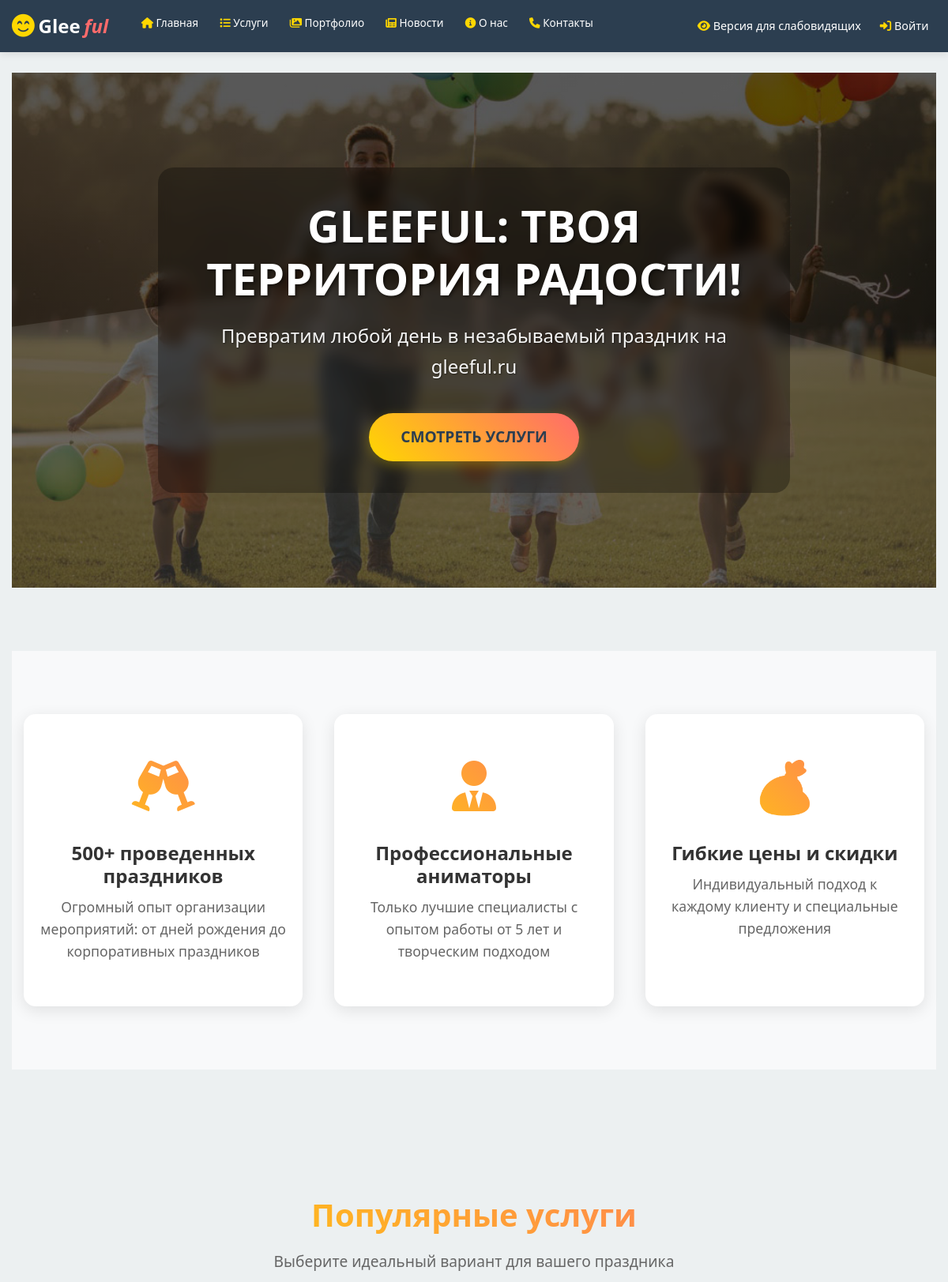
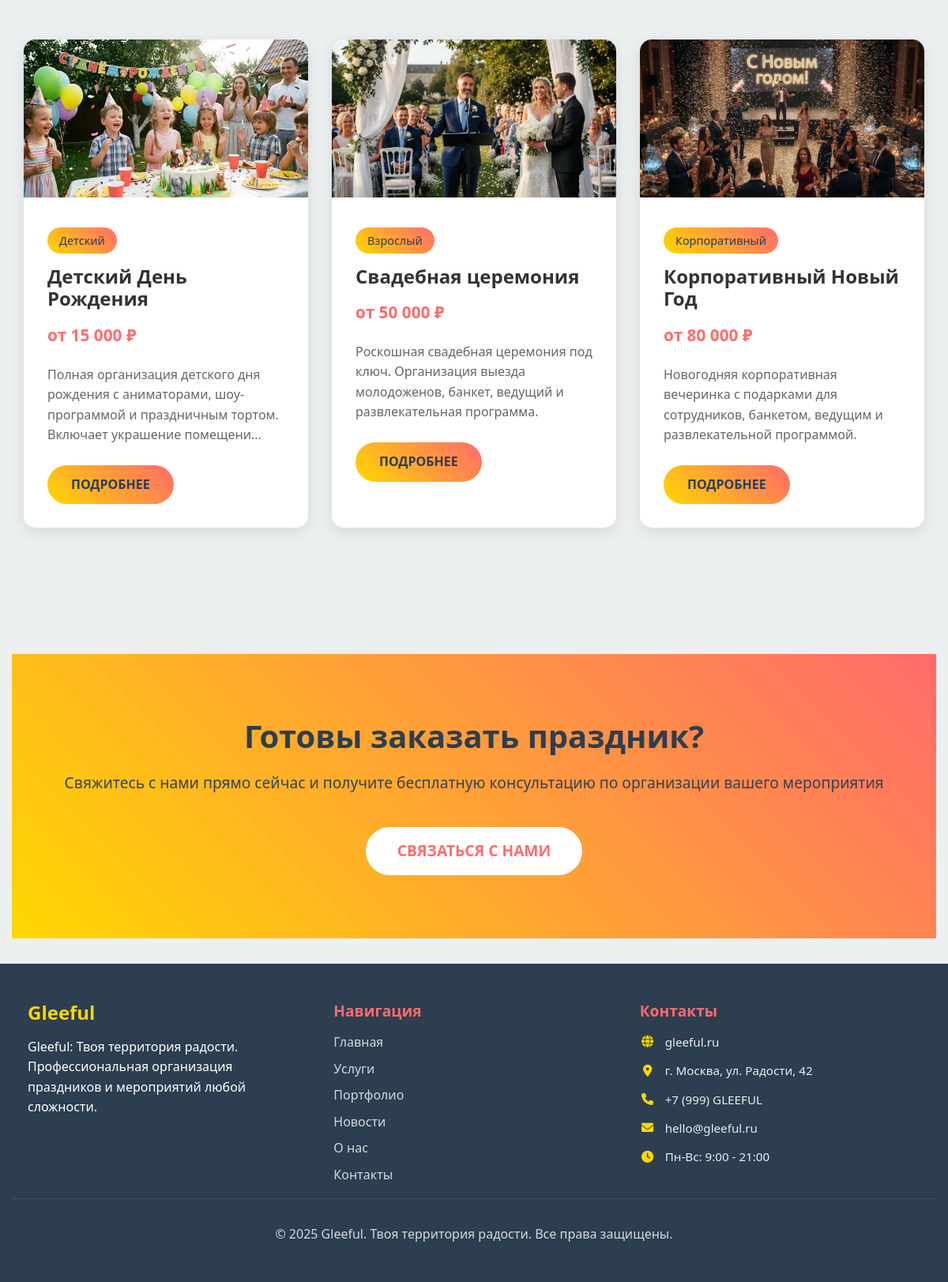
The page / on the database its author committed (2 pictures, top to bottom).
### app.py (models this page shows, shortened)
class Service(db.Model):
    id = db.Column(db.Integer, primary_key=True)
    title = db.Column(db.String(200), nullable=False)
    description = db.Column(db.Text, nullable=False)
    price = db.Column(db.Numeric(10, 2), nullable=False)
    category = db.Column(db.String(50), nullable=False)
    image_url = db.Column(db.String(300))
    created_at = db.Column(db.DateTime, default=datetime.utcnow, nullable=False)
    order_items = db.relationship('OrderItem', backref='service', lazy=True)
    cart_items = db.relationship('CartItem', backref='service', lazy=True)

### app.py (the view)
@app.route('/')
def index():
    try:
        services = Service.query.limit(3).all()
        return render_template('index.html', services=services)
    except Exception as e:
        app.logger.error(f'Ошибка на главной странице: {str(e)}')
        return render_template('index.html', services=[])

### app.py (called while the page is built)
@app.context_processor
def inject_cart_count():
    return dict(cart_count=get_cart_count())

def get_cart_count():
    if current_user.is_authenticated:
        return CartItem.query.filter_by(user_id=current_user.id).count()
    else:
        return len(session.get('cart', []))

### templates/index.html (shortened to what this page needs)
{% extends "base.html" %}
{% block content %}
<section class="hero" style="background: linear-gradient(rgba(0, 0, 0, 0.65), rgba(0, 0, 0, 0.65)), url('{{ url_for('static', filename='images/upload/main1.jpg') }}') center/cover no-repeat;" role="img" aria-label="Фоновое изображение: праздничное оформление с шарами и конфетти">
    <div class="container">
        <div class="hero-content">
            <h1>Gleeful: Твоя территория радости!</h1>
            <p>Превратим любой день в незабываемый праздник на gleeful.ru</p>
            <a href="{{ url_for('services') }}" class="hero-btn">Смотреть услуги</a>
        </div>
    </div>
</section>
<section class="features">
    <div class="container">
        <div class="features-grid">
            <div class="feature-card">
                <div class="feature-icon"><i class="fas fa-glass-cheers"></i></div>
                <h3 class="feature-title">500+ проведенных праздников</h3>
                <p class="feature-description">
                    Огромный опыт организации мероприятий: от дней рождения до корпоративных праздников
                </p>
            </div>
            <div class="feature-card">
                <div class="feature-icon"><i class="fas fa-user-tie"></i></div>
                <h3 class="feature-title">Профессиональные аниматоры</h3>
                <p class="feature-description">
                    Только лучшие специалисты с опытом работы от 5 лет и творческим подходом
                </p>
            </div>
            <div class="feature-card">
                <div class="feature-icon">💰</div>
                <h3 class="feature-title">Гибкие цены и скидки</h3>
                <p class="feature-description">
                    Индивидуальный подход к каждому клиенту и специальные предложения
                </p>
            </div>
        </div>
    </div>
</section>
<section class="services">
    <div class="container">
        <div class="section-header">
            <h2 class="section-title">Популярные услуги</h2>
            <p class="section-subtitle">
                Выберите идеальный вариант для вашего праздника
            </p>
        </div>
        <div class="services-grid">
            {% for service in services[:3] %}
            <div class="service-card">
                <img src="{{ service.image_url or 'https://static.photos/people/640x480/' ~ loop.index }}"
                     alt="{{ service.title }} - пример проведения мероприятия"
                     class="service-image">
                <div class="service-content">
                    <span class="service-category">{{ service.category }}</span>
                    <h3 class="service-title">{{ service.title }}</h3>
                    <div class="service-price">от {{ "{:,.0f}".format(service.price).replace(',', ' ') }} ₽</div>
                    <p class="service-description">
                        {% if service.description|length > 120 %}
                            {{ service.description[:120] }}...
                        {% else %}
                            {{ service.description }}
                        {% endif %}
                    </p>
                    <a href="{{ url_for('service_detail', id=service.id) }}" class="service-btn">
                        Подробнее
                    </a>
                </div>
            </div>
            {% endfor %}
        </div>
    </div>
</section>
<section class="cta">
    <div class="container">
        <h2>Готовы заказать праздник?</h2>
        <p>
            Свяжитесь с нами прямо сейчас и получите бесплатную консультацию по организации вашего мероприятия
        </p>
        <a href="{{ url_for('contacts') }}" class="cta-btn">
            Связаться с нами
        </a>
    </div>
</section>
{% endblock %}

### static/css/style.css (style rules this page uses)
* { margin: 0; padding: 0; box-sizing: border-box; }
:root { --primary-yellow: #FFD700; --secondary-pink: #FF6B6B; --tertiary-teal: #4ECDC4; --dark-blue: #2C3E50; --light-bg: #ECF0F1; --white: #FFFFFF; --text-main: #333333; --border-radius: 20px; --box-shadow: 0 4px 20px rgba(0, 0, 0, 0.08); --transition: all 0.3s cubic-bezier(0.25, 0.8, 0.25, 1); }
html { scroll-behavior: smooth; font-size: 16px; }
body { font-family: 'Segoe UI', Tahoma, Geneva, Verdana, sans-serif; line-height: 1.6; color: var(--text-main); background-color: var(--light-bg); overflow-x: hidden; }
h1, h2, h3, h4, h5, h6 { font-weight: 700; margin-bottom: 1rem; line-height: 1.2; }
h1 { font-size: 3rem; background: linear-gradient(45deg, var(--primary-yellow), var(--secondary-pink)); -webkit-background-clip: text; -webkit-text-fill-color: transparent; background-clip: text; }
h2 { font-size: 2.5rem; color: var(--dark-blue); }
h3 { font-size: 2rem; color: var(--dark-blue); }
p { margin-bottom: 1rem; }
a { color: var(--secondary-pink); text-decoration: none; transition: var(--transition); }
.header-container, .container { max-width: 1200px; margin: 0 auto; padding: 0 15px; }
.section-header { text-align: center; margin-bottom: 3rem; }
.section-title { font-size: 2.5rem; font-weight: 700; margin-bottom: 1rem; background: linear-gradient(45deg, var(--primary-yellow), var(--secondary-pink)); -webkit-background-clip: text; -webkit-text-fill-color: transparent; background-clip: text; }
.section-subtitle { font-size: 1.25rem; color: #666; max-width: 600px; margin: 0 auto; }
.hero { color: white; padding: 8rem 0; text-align: center; position: relative; overflow: hidden; min-height: 600px; display: flex; align-items: center; justify-content: center; }
.hero::before { content: ''; position: absolute; top: 0; left: 0; right: 0; bottom: 0; background-size: cover; }
.hero-content { position: relative; z-index: 1; max-width: 800px; margin: 0 auto; background: rgba(0, 0, 0, 0.3); backdrop-filter: blur(8px); padding: 40px; border-radius: 20px; display: inline-block; }
.hero h1 { font-size: 3.5rem; font-weight: 800; color: #ffffff; text-transform: uppercase; margin-bottom: 20px; text-shadow: 0 4px 10px rgba(0, 0, 0, 0.5); background: none; -webkit-text-fill-color: initial; }
.hero p { font-size: 1.5rem; color: #ffffff; opacity: 0.9; text-shadow: 0 2px 5px rgba(0, 0, 0, 0.5); margin-bottom: 40px; }
.features { background: var(--white); }
.feature-card { text-align: center; padding: 2rem; border-radius: var(--border-radius); transition: var(--transition); }
.feature-icon { font-size: 3rem; color: var(--primary-yellow); margin-bottom: 1rem; }
.feature-title { font-size: 1.5rem; font-weight: 600; margin-bottom: 1rem; color: var(--dark-blue); }

### rows shown on the page
Service: image_url (picture), category "Детский", title "Детский День Рождения", price "15 000", description "Полная организация детского дня рождения с аниматорами, шоу-программой и праздничным тортом. Включает украшение помещени"
Service: image_url (picture), category "Взрослый", title "Свадебная церемония", price "50 000", description "Роскошная свадебная церемония под ключ. Организация выезда молодоженов, банкет, ведущий и развлекательная программа."
Service: image_url (picture), category "Корпоративный", title "Корпоративный Новый Год", price "80 000", description "Новогодняя корпоративная вечеринка с подарками для сотрудников, банкетом, ведущим и развлекательной программой."
